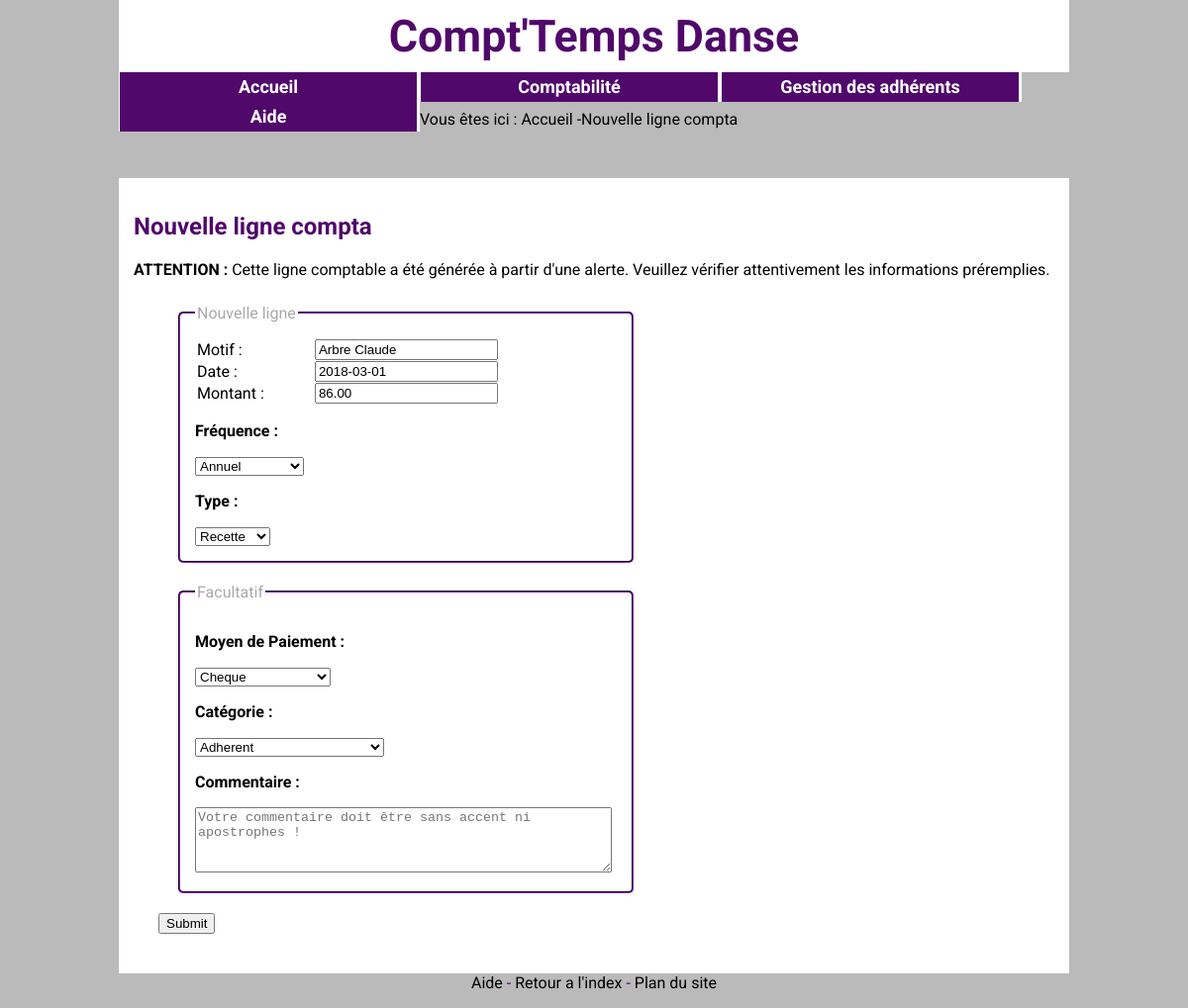
The page /ComptaForm2.php?A=adh&NumAlerte=24 on the database its author committed.
### tables this page shows
CREATE TABLE `adherent` (
  `NumAdh` int(3) NOT NULL COMMENT 'Numero Adherent genere automatiquement a la creation. De 0 a 999',
  `Nom` varchar(25) NOT NULL COMMENT 'Nom, chaine de caractere de 25',
  `Prenom` varchar(25) NOT NULL COMMENT 'Prenom. Chaine de caractere de 25',
  `DateNaissance` date NOT NULL COMMENT 'Date de Naissance, au format AAAA/MM/JJ',
  `ModePaiement` varchar(2) NOT NULL COMMENT 'Mode de Paiement, récupéré dans la table Paiement',
  `FrequencePaiement` varchar(25) NOT NULL,
  `Reduction` varchar(2) DEFAULT NULL,
  `Montant` decimal(10,0) DEFAULT NULL
);

CREATE TABLE `alerteadh` (
  `IdAlerte` int(11) NOT NULL,
  `NumAdh` int(3) NOT NULL,
  `Date` date NOT NULL,
  `Montant` decimal(10,2) NOT NULL
);

CREATE TABLE `modepaiement` (
  `IdPaiement` varchar(2) NOT NULL,
  `NomPaiement` varchar(25) NOT NULL
);

### ComptaForm2.php (the view, shortened to what this page needs)
<?php
include("include/Head.php");
include("include/Menu.php");
$NumAlerte=$_SESSION['NumAlerte'];
$Compta=($_GET['A']=='compta');
$Adh=($_GET['A']=='adh');
if ($Compta) {
  $AlerteReq=$bdd->query("SELECT * FROM alertecompta WHERE IdAlerte=$NumAlerte");
}
elseif ($Adh){
  $AlerteReq=$bdd->query("SELECT * FROM alerteadh WHERE IdAlerte=$NumAlerte");
}
$AlerteTab=$AlerteReq->fetch();
$Date=$AlerteTab['Date'];
$Montant=$AlerteTab['Montant'];
if($Adh){
  $idLigne=$AlerteTab['NumAdh'];
  $AdhReq=$bdd->query("SELECT * FROM adherent WHERE NumAdh=$idLigne");
  $Ligne=$AdhReq->fetch();
  $Motif=$Ligne['Nom']." ".$Ligne['Prenom'];
  $Frequence=$Ligne['FrequencePaiement'];
  $Categorie='Adherent';
}
$ModePaiement=$Ligne['ModePaiement'];
?>
<div>Vous êtes ici : <a href="index.html">Accueil</a> -Nouvelle ligne compta</div>
<section>
  <h2>Nouvelle ligne compta</h2>
  <p><strong>ATTENTION : </strong> Cette ligne comptable a été générée à partir d'une alerte. Veuillez vérifier attentivement les informations préremplies.</p>
  <form method="post" action="ComptaBDD.php">
    <fieldset class="Info"><legend>Nouvelle ligne</legend>
      <table class="Form">
        <tr class="Form"><td class="Form"><label for="Motif">Motif : </label></td><td class="Form"><input type="text"
          <?php echo "value='$Motif'"; ?> name="Motif" id="Motif" required />	</td></tr>
          <tr class="Form"><td class="Form"><label for="Date">Date : </label></td>
            <td class="Form"><input type="text"
              <?php	echo "value=$Date"; ?> name="Date" id="Date" required placeholder="aaaa-mm-jj"/></td></tr>
              <tr class="Form"><td class="Form"><label for="Montant"> Montant :  </label></td><td class="Form"><input required type="text"
                <?php	echo "value=$Montant";?> name="Montant" id="Montant" /></td></tr>
              </table>
              <p><strong>Fréquence : </strong></p>
              <select name="Frequence" > <?php $reponse = $bdd->query('SELECT * FROM frequence');
              echo "<option required value=\"$Frequence\">$Frequence</option>";
              ?>
            </select>
            <p><strong>Type : </strong></p>
            <select name="Type">
              <?php
              if ($Adh) {
                echo "<option value=\"Recette\"> Recette</option>";
              }
              else {
                $reponse = $bdd->query('SELECT * FROM typecompta');
                while ($donnees = $reponse->fetch()) {
                  $Id=$donnees['Type'];
                  echo "<option value=$Id> $Id</option>";
                }
              }
              ?>
            </select>
          </fieldset>
        <td class="invisible">
          <fieldset class="Cours"><legend>Facultatif</legend>
            <p><strong>Moyen de Paiement : </strong></p>
            <select name="MoyenPaiement">
              <?php
              $NomReq = $bdd->query("SELECT * FROM modepaiement WHERE IdPaiement='$ModePaiement'");
              $Nom=$NomReq->fetch();
              echo "<option required value=$ModePaiement>";
              echo $Nom['NomPaiement'];
              echo "</option>";
                $reponse->closeCursor(); ?>
              </select>
              <p><strong>Catégorie : </strong></p>
              <select name="Categorie">
                <?php
                echo "<option required value=$Categorie>$Categorie</option>";
                ?>
              </select>
              <p><strong>Commentaire :</strong></p>
              <textarea name="Commentaire" size="140" rows="4" cols="50" placeholder="Votre commentaire doit être sans accent ni apostrophes !"></textarea>
          </td>
      <input type="submit" name="Enregistrer !">
    </form>
  </section>
  <?php include("include/Footer.php");?>
</body>
</html>

### CSS/style.css (style rules this page uses)
body { background:#BABABA; background-position: 11%; font-family:'Roboto', 'Comic Sans MS', cursive; width:80%; min-width:500px; color: black; left:150px; margin:0px auto; }
h1, h2, h3 { color: #50086A; }
h2, h3 { text-align: left; }
section { margin-top: 50px; background-color: white; padding: 15px; }
nav, h1, h2, article { background-color: white; }
a:link, a:visited { color:black; text-decoration: none; }
a { color: black; }

### CSS/tableau.css (style rules this page uses)
table { text-align : center; border-collapse : collapse; border: 2px solid #333333; margin: 15px; padding: 3px; }
td { padding: 2px; vertical-align: middle; border: 1px solid grey; padding: 4px; }
tr { color : black; }
.Form { text-align: left; margin: 0px; padding: 0px; width: 340px; border-color: white; }

### CSS/formulaire.css (style rules this page uses)
form { margin: 25px; width: 500px; background-color: white; }
legend { color: darkgrey; }

### rows shown on the page
adherent: Motif "Arbre Claude", Frequence "Annuel"
alerteadh: Date "2018-03-01", Montant "86.00"
modepaiement: MoyenPaiement "Cheque"

### other values the page prints
form field Categorie "Adherent"
